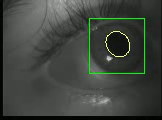
#> input picture frame 166 of geetee/tracking.mov, 162 x 120 px, given in place of cal.mov, which was not available
$ python testmoco.py   (older library calls are emulated)
#> lines starting #> are read from the running program, lines starting #| are printed output that depends on the picture; pictures that were not available may be replaced by others from this repository, and a replacement may not be noted
### geetee/gtIO.py
#!/opt/local/bin/python
#
# Load a single video frame from an image file
# - optional border trim border argument
#
# USAGE : geetee_TestFrame.py <Test Frame Image>
#
# AUTHOR : Mike Tyszka
# PLACE  : Caltech
# DATES  : 2014-05-07 JMT From scratch
#
# This file is part of geetee.
#
#    geetee is free software: you can redistribute it and/or modify
#    it under the terms of the GNU General Public License as published by
#    the Free Software Foundation, either version 3 of the License, or
#    (at your option) any later version.
#
#    geetee is distributed in the hope that it will be useful,
#    but WITHOUT ANY WARRANTY; without even the implied warranty of
#    MERCHANTABILITY or FITNESS FOR A PARTICULAR PURPOSE.  See the
#    GNU General Public License for more details.
#
#    You should have received a copy of the GNU General Public License
#   along with geetee.  If not, see <http://www.gnu.org/licenses/>.
#
# Copyright 2014 California Institute of Technology.

import os
import cv2
import numpy as np
import ConfigParser
import gtMRClean as clean
import gtPupilometry as p


def LoadVideoFrame(v_in, scale=1.0, border=0, rotate=0, mrclean=False):
    """
    Load and preprocess a single frame from a video stream

    Parameters
    ----------
    v_in : opencv video stream
        video input stream
    scale : float
        downsampling scale factor [1.0]
    border : int
        pixel border width to strip
    rotate : int
        rotation in

    Returns
    ----
    status : boolean
        Completion status.
    fr : numpy uint8 array
        Preprocessed video frame.
    artifacts : boolean
        Artifact presence in frame.
    """

    # Init artifact flag for this frame
    artifact = False

    status, fr = v_in.read()

    if status:

        # Convert to grayscale
        fr = cv2.cvtColor(fr, cv2.COLOR_RGB2GRAY)

        # Trim border first
        fr = TrimBorder(fr, border)

        # Apply optional MR artifact suppression
        if mrclean:
            fr, artifact = clean.MRClean(fr)

        # Get trimmed frame size
        nx, ny = fr.shape[1], fr.shape[0]

        # Calculate downsampled matrix
        nxd, nyd = int(nx/float(scale)), int(ny/float(scale))

        # Downsample
        fr = cv2.resize(fr, (nxd, nyd))

        # Gaussian blur
        fr = cv2.GaussianBlur(fr, (3,3), 1.0)

        # Robust rescale to 5th, 95th percentile
        fr = p.RobustRescale(fr, (1,99))

    return status, fr, artifact


def TrimBorder(frame, border = 0):
    """
    Trim video frame border introduced by frame capture

    Parameters
    ----------
    frame : numpy uint8 array
        video frame
    border : integer
        border width in pixels to strip [0]

    Returns
    -------
    frame : numpy unit8 array
        video frame without border
    """

    if border > 0:

        # Get image dimension
        nx, ny = frame.shape[1], frame.shape[0]

        # Set bounding box
        x0 = border
        y0 = border
        x1 = nx - border
        y1 = ny - border

        # Make sure bounds are inside image
        x0 = x0 if x0 > 0 else 0
        x1 = x1 if x1 < nx else nx-1
        y0 = y0 if y0 > 0 else 0
        y1 = y1 if y1 < ny else ny-1

        # Crop and return
        return frame[y0:y1, x0:x1]

    else:

        return frame


# [88 lines left out: functions LoadImage, LoadConfig, InitConfig, not called in this run]

#
# Pupilometry CSV IO
#
def ReadPupilometry(pupils_csv):

    return np.genfromtxt(pupils_csv, delimiter = ',', unpack = True)

#
# Safe mkdir - from http://code.activestate.com/recipes/82465-a-friendly-mkdir/
#
# [16 lines left out: function _mkdir, not called in this run]

### geetee/gtPupilometry.py
#!/opt/local/bin/python
#
# Video pupilometry functions
# - takes calibration and gaze video filenames as input
# - controls calibration and gaze estimation workflow
#
# USAGE : geetee.py <Calibration Video> <Gaze Video>
#
# AUTHOR : Mike Tyszka
# PLACE  : Caltech
# DATES  : 2014-05-07 JMT From scratch
#
# This file is part of geetee.
#
#    geetee is free software: you can redistribute it and/or modify
#    it under the terms of the GNU General Public License as published by
#    the Free Software Foundation, either version 3 of the License, or
#    (at your option) any later version.
#
#    geetee is distributed in the hope that it will be useful,
#    but WITHOUT ANY WARRANTY; without even the implied warranty of
#    MERCHANTABILITY or FITNESS FOR A PARTICULAR PURPOSE.  See the
#    GNU General Public License for more details.
#
#    You should have received a copy of the GNU General Public License
#   along with geetee.  If not, see <http://www.gnu.org/licenses/>.
#
# Copyright 2014 California Institute of Technology.

import os
import sys
import time
import cv2
import scipy.ndimage as spi
import numpy as np
from skimage import exposure

import gtFitEllipse as fe
import gtIO as io


# [276 lines left out: functions VideoPupilometry, PupilometryEngine, SegmentPupil, FitPupil, DisplayPupilEllipse, not called in this run]


def RobustRescale(gray, perc_range=(5, 95)):
    """
    Robust image intensity rescaling

    Arguments
    ----
    gray : numpy uint8 array
        Original grayscale image.
    perc_range : two element tuple of floats in range [0,100]
        Percentile scaling range

    Returns
    ----
    gray_rescale : numpy uint8 array
        Percentile rescaled image.
    """

    pA, pB = np.percentile(gray, perc_range)
    gray_rescale = exposure.rescale_intensity(gray, in_range=(pA, pB))

    return gray_rescale


# [62 lines left out: functions RotateFrame, WritePupilometry, PupilArea, not called in this run]

### geetee/gtMoCo.py
#!/opt/local/bin/python
#
# Motion correction for gaze tracking
# - assume rigid body displacement of eye within frame only
# - use mean calibration video image as reference
# - use large downsampling factors for speed and robustness
#
# AUTHOR : Mike Tyszka
# PLACE  : Caltech
# DATES  : 2014-05-23 JMT From scratch
#
# This file is part of geetee.
#
#    geetee is free software: you can redistribute it and/or modify
#    it under the terms of the GNU General Public License as published by
#    the Free Software Foundation, either version 3 of the License, or
#    (at your option) any later version.
#
#    geetee is distributed in the hope that it will be useful,
#    but WITHOUT ANY WARRANTY; without even the implied warranty of
#    MERCHANTABILITY or FITNESS FOR A PARTICULAR PURPOSE.  See the
#    GNU General Public License for more details.
#
#    You should have received a copy of the GNU General Public License
#   along with geetee.  If not, see <http://www.gnu.org/licenses/>.
#
# Copyright 2014 California Institute of Technology.

import os
import sys
import cv2
import gtIO
import numpy as np

def MotionCorrect(cal_video, gaze_video):

    # Downsampling scale factor and frame border in pixels
    scale = 4
    border = 16

    # Create template from calibration video
    print('Creating phase correlation template')
    template = CreateTemplate(cal_video, scale, border)

    # Phase correlate
    print('Phase correlating video')
    dx_t, dy_t = PhaseCorrelate(cal_video, template, scale, border)

    # Optional: generate motion corrected video
    # print('Motion correcting video')
    # MotionCorrectVideo(gaze_video, dx_t, dy_t)

    # Clean up
    print('Done')

#
# Create phase correlation template from mean calibration video
#
def CreateTemplate(v_in_file, scale = 1, border = 0):

    # Template creation method
    method = 'last_frame'

    # Open video
    try:
        v_in = cv2.VideoCapture(v_in_file)
    except:
        sys.exit(1)

    if not v_in.isOpened():
        sys.exit(1)

    # Get number of frames
    n_frames = int(v_in.get(cv2.cv.CV_CAP_PROP_FRAME_COUNT))

    if method == 'average':

        # Frame counter
        fc = 0

        # Init continuation flag
        keep_going = True

        while keep_going:

            keep_going, I = gtIO.LoadVideoFrame(v_in, scale, border)

            if keep_going:

                # Caste to float32
                I = np.float32(I)

                # Add current downsampled frame to running total
                if fc < 1:
                    Is  = I
                else:
                    Is += I

                # Increment frame counter
                fc += 1

        # Close video stream
        v_in.release()

        # Calculate temporal mean
        Im = Is / float(fc)

    elif method == 'last_frame':

        v_in.set(cv2.cv.CV_CAP_PROP_POS_FRAMES, n_frames-2)
        keep_going, I, artifact = gtIO.LoadVideoFrame(v_in, scale, border)
#> in LoadVideoFrame, fr is the input picture: shape (120, 162, 3); mean B, G, R 62.1, 68.1, 63.3
#> in LoadVideoFrame, `fr = cv2.cvtColor(fr, cv2.COLOR_RGB2GRAY)`:
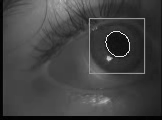
#> fr: shape (120, 162); min 0, max 237, mean 65.8
#> in TrimBorder, `return frame[y0:y1, x0:x1]`:
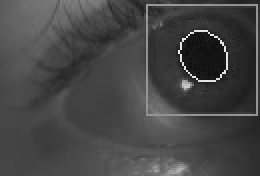
#> returned value: shape (88, 130) (shown 2 times larger); min 11, max 237, mean 69.6
#> in LoadVideoFrame, `fr = cv2.resize(fr, (nxd, nyd))`:
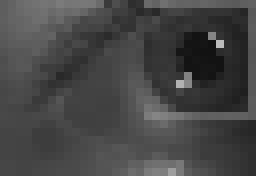
#> fr: shape (22, 32) (shown 8 times larger); min 17, max 188, mean 69.7
#> in LoadVideoFrame, `fr = cv2.GaussianBlur(fr, (3,3), 1.0)`:
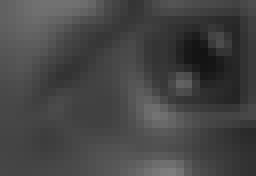
#> fr: shape (22, 32) (shown 8 times larger); min 19, max 125, mean 69.1
#> in RobustRescale, `pA, pB = np.percentile(gray, perc_range)`: pA = 22.06; pB = 113
#> in RobustRescale, `gray_rescale = exposure.rescale_intensity(gray, in_range=(pA, pB))`:
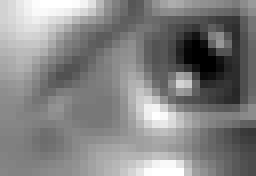
#> gray_rescale: shape (22, 32) (shown 8 times larger); min 0, max 255, mean 131.4
        Im = np.float32(I)

    # Sobel edges in video scanline direction (x)
    xedge = SobelX(Im)

    # Rescale image to [0,255] 32F
    imax, imin = np.amax(xedge), np.amin(xedge)
    template = ((xedge - imin) / (imax - imin) * 255).astype(np.float32)

    # Save template to input video directory
    fstub, fext = os.path.splitext(v_in_file)
    out_file = fstub + 'moco_template.png'
    cv2.imwrite(out_file, np.uint8(template))

    return template

#
# FFT-based phase correlation of video frames with template
# Use OpenCV implementation
#
def PhaseCorrelate(v_file, template, scale = 1, border = 0):

    # Open video of moving eye
    try:
        v_in = cv2.VideoCapture(v_file)
    except:
        sys.exit(1)

    if not v_in.isOpened():
        sys.exit(1)

    # Get frame total for video
    n_frames = v_in.get(cv2.cv.CV_CAP_PROP_FRAME_COUNT)

    # Create results arrays
    dx_t = np.zeros((n_frames,1))
    dy_t = np.zeros((n_frames,1))

    # Frame counter
    fc = 0

    # Init continuation flag
    keep_going = True

    while keep_going:

        # Downsample current frame
        keep_going, I, artifact = gtIO.LoadVideoFrame(v_in, scale, border)

        if keep_going:

            # Horizontal Sobel edges
            xedge = SobelX(I)

            # Cross correlate with template
            dx, dy = cv2.phaseCorrelate(template, xedge)

            # Rescale to original pixel size
            dx_t[fc], dy_t[fc] = dx * scale, dy * scale

            # Construct rigid body transform matrix
            M = np.float32([[1,0,dx], [0,1,dy]])

            # Apply rigide body transform to frame
            I_moco = cv2.warpAffine(I, M, (I.shape[1], I.shape[0]), flags=cv2.INTER_LINEAR + cv2.WARP_INVERSE_MAP)

            # Display original and corrected frame
            im = np.hstack((np.uint8(template), np.uint8(xedge), np.uint8(I_moco)))
            cv2.imshow('MOCO', im)
            if cv2.waitKey(5) > 0:
                break

            # Increment frame counter
            fc += 1

    # Close video stream
    v_in.release()

    return dx_t, dy_t


def SobelX(img):

    # Sobel kernel size
    k = 5

    # Sobel edges in video scanline direction (x)
    xedge = cv2.Sobel(img, cv2.CV_32F, 1, 0, ksize=k)

    # Force positive
    xedge = np.abs(xedge)

    # Rescale image to [0,255] 32F
    imax, imin = np.amax(xedge), np.amin(xedge)
    xedge = ((xedge - imin) / (imax - imin) * 255).astype(np.float32)

    return xedge

### geetee/testmoco.py
#!/opt/local/bin/python
#
# Test head motion correction
#
# USAGE : testmoco.py
#
# AUTHOR : Mike Tyszka
# PLACE  : Caltech
# DATES  : 2014-05-15 JMT From scratch
#
# This file is part of geetee.
#
#    geetee is free software: you can redistribute it and/or modify
#    it under the terms of the GNU General Public License as published by
#    the Free Software Foundation, either version 3 of the License, or
#    (at your option) any later version.
#
#    geetee is distributed in the hope that it will be useful,
#    but WITHOUT ANY WARRANTY; without even the implied warranty of
#    MERCHANTABILITY or FITNESS FOR A PARTICULAR PURPOSE.  See the
#    GNU General Public License for more details.
#
#    You should have received a copy of the GNU General Public License
#   along with geetee.  If not, see <http://www.gnu.org/licenses/>.
#
# Copyright 2014 California Institute of Technology.

import gtMoCo

def main():

    # Large shift between cal and gaze videos
    cal_file = '/Users/jmt/Data/Eye_Tracking/Groups/Jaron/videos/04axa_cal1_choice1/cal.mov'
    gaze_file = '/Users/jmt/Data/Eye_Tracking/Groups/Jaron/videos/04axa_cal1_choice1/gaze.mov'

    gtMoCo.MotionCorrect(cal_file, gaze_file)
#> in CreateTemplate, `keep_going, I, artifact = gtIO.LoadVideoFrame(v_in, scale, border)`: keep_going = True; artifact = False
#> in SobelX, `xedge = cv2.Sobel(img, cv2.CV_32F, 1, 0, ksize=k)`:
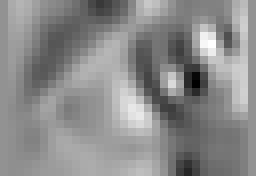
#> xedge: shape (22, 32) float32 (shown 8 times larger); min -5809, max 4307, mean -282.8; drawn with min black and max white
#> in SobelX, `xedge = np.abs(xedge)`:
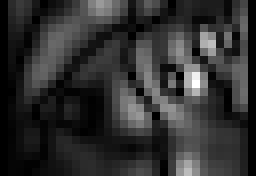
#> xedge: shape (22, 32) float32 (shown 8 times larger); min 0, max 5809, mean 1106.1; drawn with min black and max white
#> in SobelX, `imax, imin = np.amax(xedge), np.amin(xedge)`: imax = 5809; imin = 0
#> in CreateTemplate, `imax, imin = np.amax(xedge), np.amin(xedge)`: imax = 255; imin = 0


# This is the standard boilerplate that calls the main() function.
if __name__ == '__main__':
#> (the run stopped early here; a loop or call above may not have finished)
